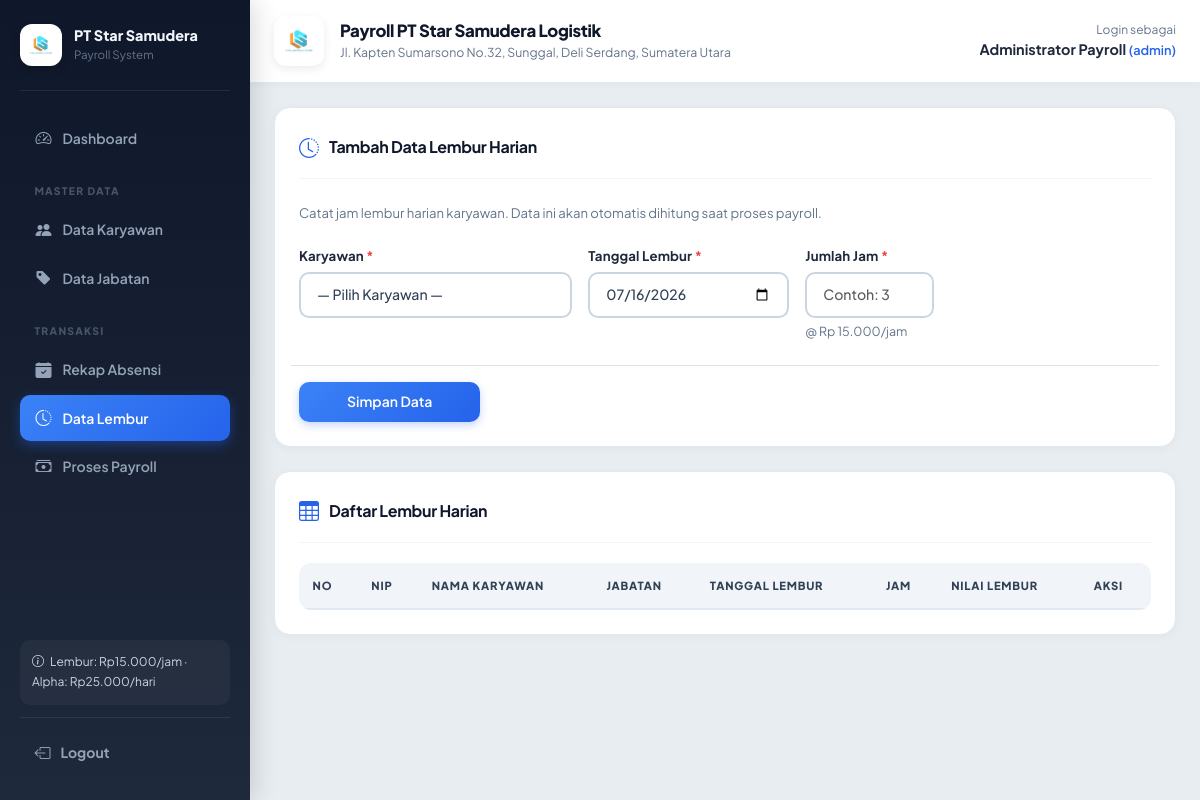
Page /master/lembur.php (signed in) on the earlier database version.
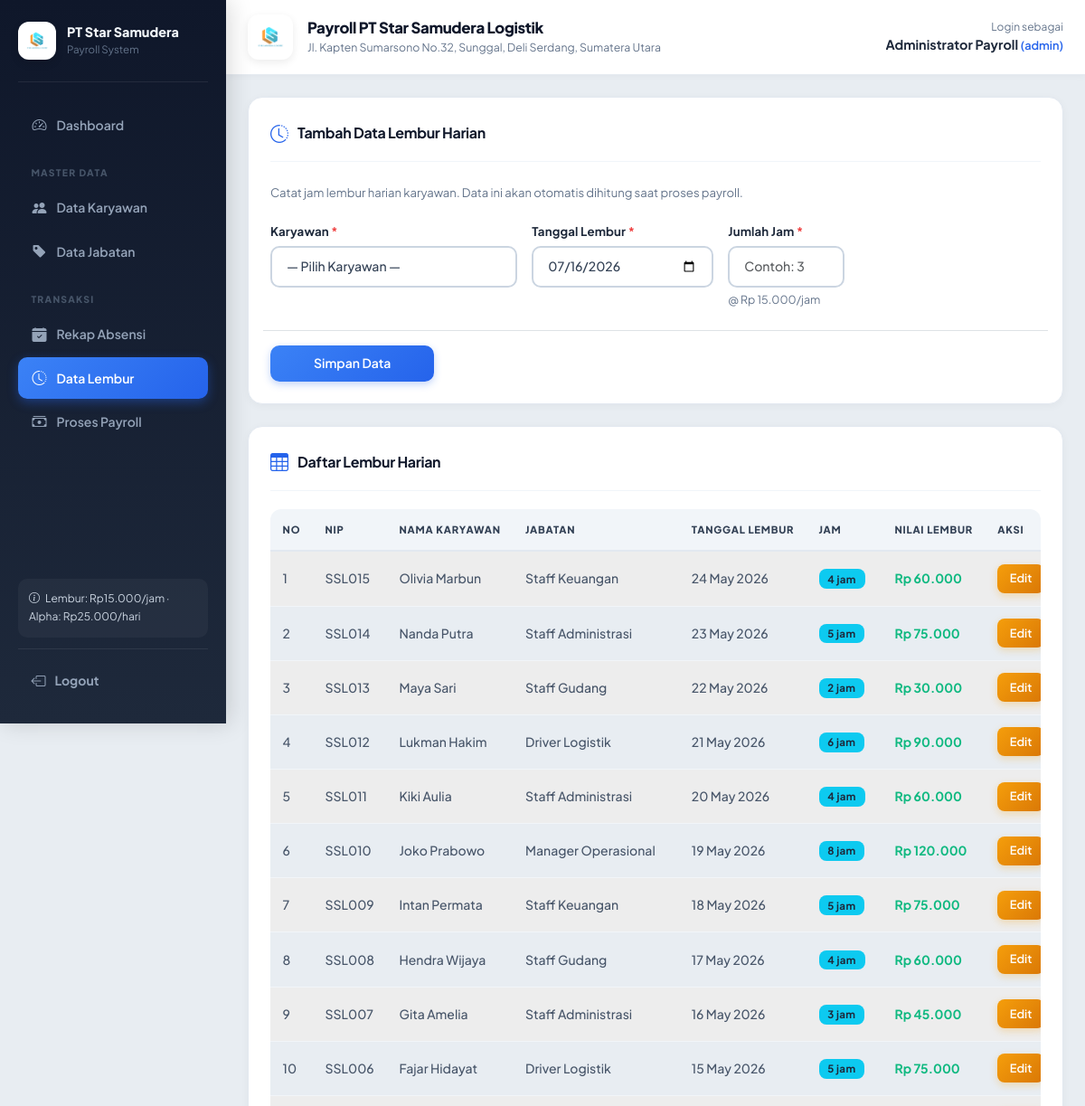
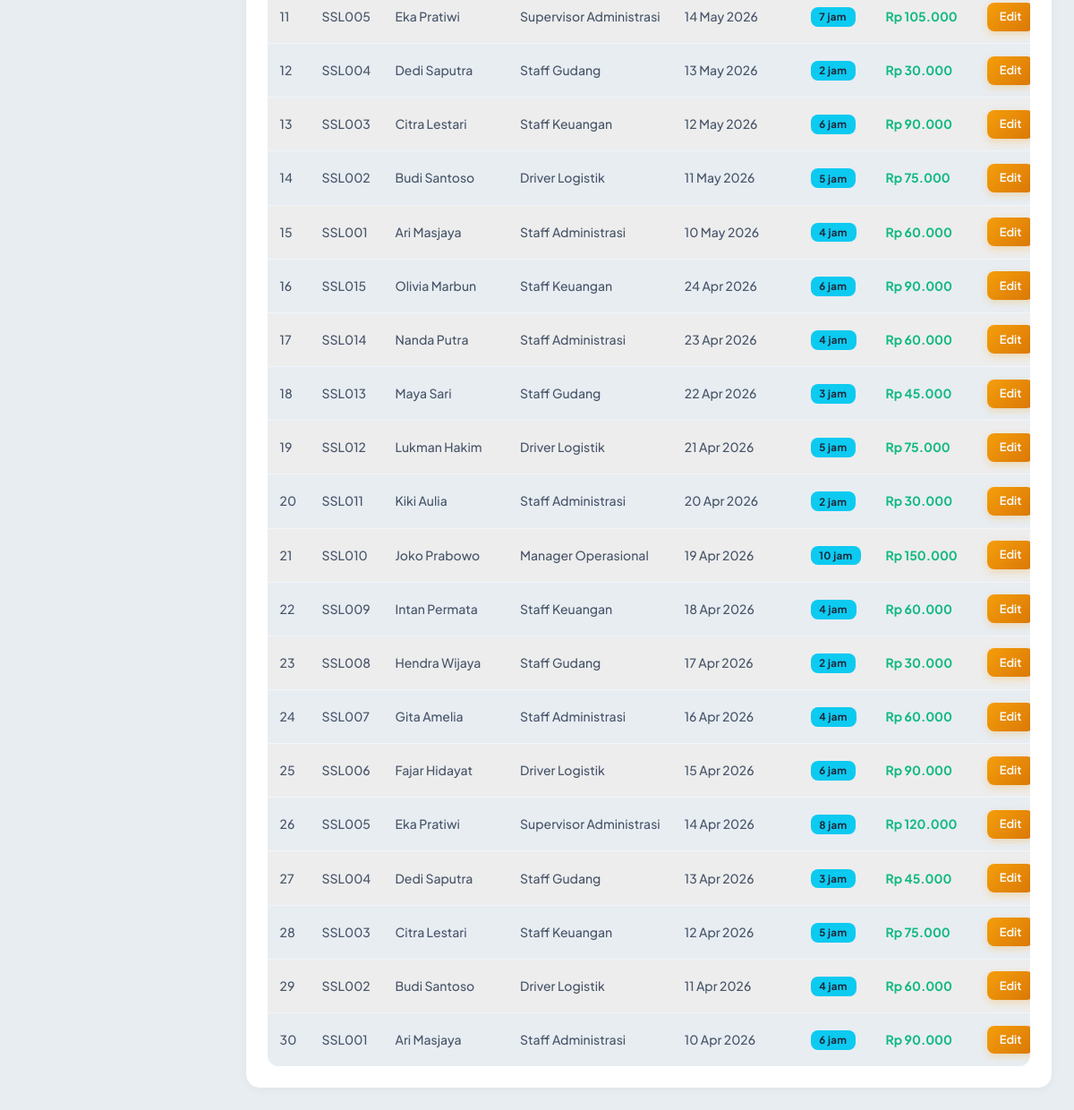
Same page on the later database version (2 pictures, top to bottom).
### tables this page shows
CREATE TABLE pengaturan_payroll (
    id_pengaturan INT AUTO_INCREMENT PRIMARY KEY,
    nama_pengaturan VARCHAR(60) NOT NULL UNIQUE,
    nilai DECIMAL(12,2) NOT NULL,
    keterangan VARCHAR(255) NULL
);

CREATE TABLE lembur (
    id_lembur INT AUTO_INCREMENT PRIMARY KEY,
    id_karyawan INT NOT NULL,
    tanggal_lembur DATE NOT NULL,
    jam_lembur INT NOT NULL DEFAULT 0,
    dibuat_oleh INT NULL,
    dibuat_pada DATETIME NOT NULL DEFAULT CURRENT_TIMESTAMP,
    CONSTRAINT fk_lembur_karyawan FOREIGN KEY (id_karyawan) REFERENCES karyawan(id_karyawan) ON UPDATE CASCADE ON DELETE RESTRICT,
    CONSTRAINT fk_lembur_user FOREIGN KEY (dibuat_oleh) REFERENCES users(id_user) ON UPDATE CASCADE ON DELETE SET NULL
);

CREATE TABLE karyawan (
    id_karyawan INT AUTO_INCREMENT PRIMARY KEY,
    nip VARCHAR(20) NOT NULL UNIQUE,
    nama_karyawan VARCHAR(100) NOT NULL,
    jenis_kelamin ENUM('L','P') NOT NULL,
    id_jabatan INT NOT NULL,
    status_karyawan ENUM('Tetap','Kontrak','Resign') NOT NULL,
    tanggal_masuk DATE NOT NULL,
    CONSTRAINT fk_karyawan_jabatan FOREIGN KEY (id_jabatan) REFERENCES jabatan(id_jabatan) ON UPDATE CASCADE ON DELETE RESTRICT
);

CREATE TABLE jabatan (
    id_jabatan INT AUTO_INCREMENT PRIMARY KEY,
    kode_jabatan VARCHAR(20) NOT NULL UNIQUE,
    nama_jabatan VARCHAR(100) NOT NULL,
    gaji_pokok DECIMAL(12,2) NOT NULL,
    status_jabatan ENUM('Aktif','Tidak Aktif') NOT NULL DEFAULT 'Aktif'
);

### helpers/functions.php (called while the page is built, shortened)
<?php
function base_path(): string
{
    $docRoot = str_replace('\\', '/', $_SERVER['DOCUMENT_ROOT']);
    $projRoot = str_replace('\\', '/', dirname(__DIR__));
    if (strpos($projRoot, $docRoot) === 0) {
        $path = substr($projRoot, strlen($docRoot));
        return $path === '/' ? '' : $path;
    }
    return '';
}
function url(string $path = ''): string
{
    $base = rtrim(base_path(), '/');
    $path = ltrim($path, '/');
    return $path === '' ? ($base ?: '/') : $base . '/' . $path;
}
function asset(string $path): string
{
    return url('assets/' . ltrim($path, '/'));
}
function e($value): string
{
    return htmlspecialchars((string)$value, ENT_QUOTES, 'UTF-8');
}
function rupiah($value): string
{
    return 'Rp ' . number_format((float)$value, 0, ',', '.');
}
function is_admin(): bool
{
    return ($_SESSION['role'] ?? '') === 'admin';
}
function get_setting(mysqli $conn, string $key, float $default = 0): float
{
    $keyEsc = mysqli_real_escape_string($conn, $key);
    $result = mysqli_query($conn, "SELECT nilai FROM pengaturan_payroll WHERE nama_pengaturan='$keyEsc' LIMIT 1");
    if ($result && ($row = mysqli_fetch_assoc($result))) {
        return (float)$row['nilai'];
    }
    return $default;
}

### master/lembur.php (the view, shortened to what this page needs)
<?php
require_once __DIR__ . '/../layout/header.php';
$edit = null;
$tarifLembur = get_setting($conn, 'tarif_lembur_per_jam', 15000);
$data = mysqli_query($conn, "SELECT l.*, k.nip, k.nama_karyawan, j.nama_jabatan
    FROM lembur l
    JOIN karyawan k ON k.id_karyawan = l.id_karyawan
    JOIN jabatan j ON j.id_jabatan = k.id_jabatan
    ORDER BY l.tanggal_lembur DESC, k.nama_karyawan");
?>
<div class="card p-4 mb-4">
<div class="section-header">
  <i class="bi bi-clock-history"></i>
  <h2 class="h5"><?= $edit ? 'Edit Data Lembur' : 'Tambah Data Lembur Harian' ?></h2>
</div>
<p class="section-desc">Catat jam lembur harian karyawan. Data ini akan otomatis dihitung saat proses payroll.</p>
<form method="post" class="row g-3">
<div class="col-md-4">
  <label class="form-label">Karyawan <span class="text-danger">*</span></label>
  <select name="id_karyawan" class="form-select" required>
    <option value="">— Pilih Karyawan —</option>
  </select>
</div>
<div class="col-md-3">
  <label class="form-label">Tanggal Lembur <span class="text-danger">*</span></label>
  <input type="date" name="tanggal_lembur" class="form-control"
    value="<?= e($edit['tanggal_lembur'] ?? date('Y-m-d')) ?>"
    max="<?= date('Y-m-d') ?>" required>
</div>
<div class="col-md-2">
  <label class="form-label">Jumlah Jam <span class="text-danger">*</span></label>
  <input type="number" name="jam_lembur" min="1" max="12" class="form-control"
    value="<?= e($edit['jam_lembur'] ?? '') ?>" required placeholder="Contoh: 3">
  <div class="form-text">@ <?= rupiah($tarifLembur) ?>/jam</div>
</div>
<div class="col-12 mt-4 pt-3 border-top">
  <button name="simpan" class="btn btn-primary px-5">
    <?= $edit ? 'Update Data' : 'Simpan Data' ?>
  </button>
</div>
</form>
</div>
<div class="card p-4">
<div class="section-header">
  <i class="bi bi-table"></i>
  <h2 class="h5">Daftar Lembur Harian</h2>
</div>
<div class="table-responsive">
<table class="table table-striped dt-table" style="width:100%">
<thead><tr>
  <th>No</th><th>NIP</th><th>Nama Karyawan</th><th>Jabatan</th>
  <th>Tanggal Lembur</th><th>Jam</th><th>Nilai Lembur</th><th>Aksi</th>
</tr></thead>
<tbody>
<?php
$no=1;
if($data): while($row=mysqli_fetch_assoc($data)):
  $nilai = (int)$row['jam_lembur'] * $tarifLembur;
?>
<tr>
  <td><?= $no++ ?></td>
  <td><?= e($row['nip']) ?></td>
  <td><?= e($row['nama_karyawan']) ?></td>
  <td><?= e($row['nama_jabatan']) ?></td>
  <td><?= e(date('d M Y', strtotime($row['tanggal_lembur']))) ?></td>
  <td><span class="badge bg-info text-dark"><?= (int)$row['jam_lembur'] ?> jam</span></td>
  <td><strong class="text-success"><?= rupiah($nilai) ?></strong></td>
  <td>
    <a class="btn btn-sm btn-warning" href="?edit=<?= $row['id_lembur'] ?>">Edit</a>
  </td>
</tr>
<?php endwhile; endif; ?>
</tbody>
</table>
</div>
</div>
<?php require_once __DIR__ . '/../layout/footer.php'; ?>

### layout/header.php (shortened to what this page needs)
<?php
$currentPath = str_replace('\\', '/', $_SERVER['PHP_SELF'] ?? '');
function nav_item(string $label, string $href, string $currentPath, string $icon = 'circle'): string
{
    $active = str_contains($currentPath, $href) ? 'active' : '';
    return '<a class="nav-link ' . $active . '" href="' . e(url($href)) . '">'
         . '<i class="bi bi-' . $icon . '"></i> ' . e($label)
         . '</a>';
}
function nav_heading(string $label): string
{
    return '<div class="sidebar-heading">' . e($label) . '</div>';
}
?>
<!DOCTYPE html>
<html lang="id">
<head>
    <link href="https://cdn.jsdelivr.net/npm/bootstrap@5.3.3/dist/css/bootstrap.min.css" rel="stylesheet">
    <link href="https://cdn.jsdelivr.net/npm/bootstrap-icons@1.11.3/font/bootstrap-icons.min.css" rel="stylesheet">
    <link href="<?= asset('css/style.css') ?>" rel="stylesheet">
    <link href="https://cdn.datatables.net/1.13.6/css/dataTables.bootstrap5.min.css" rel="stylesheet">
    <link href="https://cdn.jsdelivr.net/npm/sweetalert2@11.7.27/dist/sweetalert2.min.css" rel="stylesheet">
</head>
<body>
<div class="app-wrapper">
    <aside class="sidebar no-print">
        <div class="sidebar-brand">
            <img src="<?= asset('img/logo.png') ?>" alt="Logo" class="logo-mini">
            <div>
                <div class="sidebar-brand-name">PT Star Samudera</div>
                <div class="sidebar-brand-sub">Payroll System</div>
            </div>
        </div>
        <nav class="sidebar-nav">
            <?= nav_item('Dashboard', is_admin() ? 'dashboard_admin.php' : 'dashboard_pimpinan.php', $currentPath, 'speedometer2') ?>
            <?php if (is_admin()): ?>
                <?= nav_heading('Master Data') ?>
                <?= nav_item('Data Karyawan', 'master/karyawan.php', $currentPath, 'people-fill') ?>
                <?= nav_item('Data Jabatan', 'master/jabatan.php', $currentPath, 'tag-fill') ?>
                <?= nav_heading('Transaksi') ?>
                <?= nav_item('Rekap Absensi', 'master/absensi.php', $currentPath, 'calendar-check-fill') ?>
                <?= nav_item('Data Lembur', 'master/lembur.php', $currentPath, 'clock-history') ?>
                <?= nav_item('Proses Payroll', 'transaksi/payroll.php', $currentPath, 'cash-stack') ?>
            <?php endif; ?>
        </nav>
        <div class="sidebar-info">
            <i class="bi bi-info-circle"></i>
            Lembur: Rp15.000/jam &middot; Alpha: Rp25.000/hari
        </div>
        <div class="sidebar-logout">
            <a href="<?= url('auth/logout.php') ?>">
                <i class="bi bi-box-arrow-left"></i> Logout
            </a>
        </div>
    </aside>
    <div class="main-content">
        <header class="topbar no-print">
            <div class="d-flex align-items-center gap-2 gap-md-3 flex-grow-1" style="min-width: 0;">
                <img src="<?= asset('img/logo.png') ?>" alt="Logo" class="brand-logo d-none d-sm-block flex-shrink-0">
                <div class="text-truncate">
                    <h1 class="topbar-title text-truncate mb-0 d-none d-md-block">Payroll PT Star Samudera Logistik</h1>
                    <div class="topbar-sub d-none d-md-block text-truncate">Jl. Kapten Sumarsono No.32, Sunggal, Deli Serdang, Sumatera Utara</div>
                </div>
            </div>
            <div class="topbar-user text-end flex-shrink-0 ms-2" style="max-width: 45%;">
                <div class="topbar-user-label d-none d-sm-block">Login sebagai</div>
                <div class="topbar-user-name text-truncate">
                    <span class="d-none d-sm-inline"><?= e($_SESSION['nama'] ?? '') ?></span>
                    <span class="topbar-role">(<?= e($_SESSION['role'] ?? '') ?>)</span>
                </div>
            </div>
        </header>
        <div class="page-content">

### layout/footer.php (shortened to what this page needs)
        </div>
    </div>
</div>
</body>
</html>

Differences in the rows shown:
added lembur: id_karyawan.nip "SSL015", id_karyawan.nama_karyawan "Olivia Marbun", jabatan.nama_jabatan "Staff Keuangan", tanggal_lembur "24 May 2026", jam_lembur "4", jam_lembur.nilai "Rp 60.000"
added lembur: id_karyawan.nip "SSL014", id_karyawan.nama_karyawan "Nanda Putra", jabatan.nama_jabatan "Staff Administrasi", tanggal_lembur "23 May 2026", jam_lembur "5", jam_lembur.nilai "Rp 75.000"
added lembur: id_karyawan.nip "SSL013", id_karyawan.nama_karyawan "Maya Sari", jabatan.nama_jabatan "Staff Gudang", tanggal_lembur "22 May 2026", jam_lembur "2", jam_lembur.nilai "Rp 30.000"
added lembur: id_karyawan.nip "SSL012", id_karyawan.nama_karyawan "Lukman Hakim", jabatan.nama_jabatan "Driver Logistik", tanggal_lembur "21 May 2026", jam_lembur "6", jam_lembur.nilai "Rp 90.000"
added lembur: id_karyawan.nip "SSL011", id_karyawan.nama_karyawan "Kiki Aulia", jabatan.nama_jabatan "Staff Administrasi", tanggal_lembur "20 May 2026", jam_lembur "4", jam_lembur.nilai "Rp 60.000"
added lembur: id_karyawan.nip "SSL010", id_karyawan.nama_karyawan "Joko Prabowo", jabatan.nama_jabatan "Manager Operasional", tanggal_lembur "19 May 2026", jam_lembur "8", jam_lembur.nilai "Rp 120.000"
added lembur: id_karyawan.nip "SSL009", id_karyawan.nama_karyawan "Intan Permata", jabatan.nama_jabatan "Staff Keuangan", tanggal_lembur "18 May 2026", jam_lembur "5", jam_lembur.nilai "Rp 75.000"
added lembur: id_karyawan.nip "SSL008", id_karyawan.nama_karyawan "Hendra Wijaya", jabatan.nama_jabatan "Staff Gudang", tanggal_lembur "17 May 2026", jam_lembur "4", jam_lembur.nilai "Rp 60.000"
added lembur: id_karyawan.nip "SSL007", id_karyawan.nama_karyawan "Gita Amelia", jabatan.nama_jabatan "Staff Administrasi", tanggal_lembur "16 May 2026", jam_lembur "3", jam_lembur.nilai "Rp 45.000"
added lembur: id_karyawan.nip "SSL006", id_karyawan.nama_karyawan "Fajar Hidayat", jabatan.nama_jabatan "Driver Logistik", tanggal_lembur "15 May 2026", jam_lembur "5", jam_lembur.nilai "Rp 75.000"
added lembur: id_karyawan.nip "SSL005", id_karyawan.nama_karyawan "Eka Pratiwi", jabatan.nama_jabatan "Supervisor Administrasi", tanggal_lembur "14 May 2026", jam_lembur "7", jam_lembur.nilai "Rp 105.000"
added lembur: id_karyawan.nip "SSL004", id_karyawan.nama_karyawan "Dedi Saputra", jabatan.nama_jabatan "Staff Gudang", tanggal_lembur "13 May 2026", jam_lembur "2", jam_lembur.nilai "Rp 30.000"
added lembur: id_karyawan.nip "SSL003", id_karyawan.nama_karyawan "Citra Lestari", jabatan.nama_jabatan "Staff Keuangan", tanggal_lembur "12 May 2026", jam_lembur "6", jam_lembur.nilai "Rp 90.000"
added lembur: id_karyawan.nip "SSL002", id_karyawan.nama_karyawan "Budi Santoso", jabatan.nama_jabatan "Driver Logistik", tanggal_lembur "11 May 2026", jam_lembur "5", jam_lembur.nilai "Rp 75.000"
added lembur: id_karyawan.nip "SSL001", id_karyawan.nama_karyawan "Ari Masjaya", jabatan.nama_jabatan "Staff Administrasi", tanggal_lembur "10 May 2026", jam_lembur "4", jam_lembur.nilai "Rp 60.000"
added lembur: id_karyawan.nip "SSL015", id_karyawan.nama_karyawan "Olivia Marbun", jabatan.nama_jabatan "Staff Keuangan", tanggal_lembur "24 Apr 2026", jam_lembur "6", jam_lembur.nilai "Rp 90.000"
added lembur: id_karyawan.nip "SSL014", id_karyawan.nama_karyawan "Nanda Putra", jabatan.nama_jabatan "Staff Administrasi", tanggal_lembur "23 Apr 2026", jam_lembur "4", jam_lembur.nilai "Rp 60.000"
added lembur: id_karyawan.nip "SSL013", id_karyawan.nama_karyawan "Maya Sari", jabatan.nama_jabatan "Staff Gudang", tanggal_lembur "22 Apr 2026", jam_lembur "3", jam_lembur.nilai "Rp 45.000"
added lembur: id_karyawan.nip "SSL012", id_karyawan.nama_karyawan "Lukman Hakim", jabatan.nama_jabatan "Driver Logistik", tanggal_lembur "21 Apr 2026", jam_lembur "5", jam_lembur.nilai "Rp 75.000"
added lembur: id_karyawan.nip "SSL011", id_karyawan.nama_karyawan "Kiki Aulia", jabatan.nama_jabatan "Staff Administrasi", tanggal_lembur "20 Apr 2026", jam_lembur "2", jam_lembur.nilai "Rp 30.000"
added lembur: id_karyawan.nip "SSL010", id_karyawan.nama_karyawan "Joko Prabowo", jabatan.nama_jabatan "Manager Operasional", tanggal_lembur "19 Apr 2026", jam_lembur "10", jam_lembur.nilai "Rp 150.000"
added lembur: id_karyawan.nip "SSL009", id_karyawan.nama_karyawan "Intan Permata", jabatan.nama_jabatan "Staff Keuangan", tanggal_lembur "18 Apr 2026", jam_lembur "4", jam_lembur.nilai "Rp 60.000"
added lembur: id_karyawan.nip "SSL008", id_karyawan.nama_karyawan "Hendra Wijaya", jabatan.nama_jabatan "Staff Gudang", tanggal_lembur "17 Apr 2026", jam_lembur "2", jam_lembur.nilai "Rp 30.000"
added lembur: id_karyawan.nip "SSL007", id_karyawan.nama_karyawan "Gita Amelia", jabatan.nama_jabatan "Staff Administrasi", tanggal_lembur "16 Apr 2026", jam_lembur "4", jam_lembur.nilai "Rp 60.000"
added lembur: id_karyawan.nip "SSL006", id_karyawan.nama_karyawan "Fajar Hidayat", jabatan.nama_jabatan "Driver Logistik", tanggal_lembur "15 Apr 2026", jam_lembur "6", jam_lembur.nilai "Rp 90.000"
added lembur: id_karyawan.nip "SSL005", id_karyawan.nama_karyawan "Eka Pratiwi", jabatan.nama_jabatan "Supervisor Administrasi", tanggal_lembur "14 Apr 2026", jam_lembur "8", jam_lembur.nilai "Rp 120.000"
added lembur: id_karyawan.nip "SSL004", id_karyawan.nama_karyawan "Dedi Saputra", jabatan.nama_jabatan "Staff Gudang", tanggal_lembur "13 Apr 2026", jam_lembur "3", jam_lembur.nilai "Rp 45.000"
added lembur: id_karyawan.nip "SSL003", id_karyawan.nama_karyawan "Citra Lestari", jabatan.nama_jabatan "Staff Keuangan", tanggal_lembur "12 Apr 2026", jam_lembur "5", jam_lembur.nilai "Rp 75.000"
added lembur: id_karyawan.nip "SSL002", id_karyawan.nama_karyawan "Budi Santoso", jabatan.nama_jabatan "Driver Logistik", tanggal_lembur "11 Apr 2026", jam_lembur "4", jam_lembur.nilai "Rp 60.000"
added lembur: id_karyawan.nip "SSL001", id_karyawan.nama_karyawan "Ari Masjaya", jabatan.nama_jabatan "Staff Administrasi", tanggal_lembur "10 Apr 2026", jam_lembur "6", jam_lembur.nilai "Rp 90.000"
